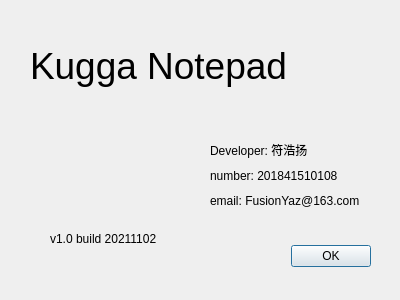
<?xml version="1.0" encoding="UTF-8"?>
<ui version="4.0">
 <class>aboutDialog</class>
 <widget class="QDialog" name="aboutDialog">
  <property name="geometry">
   <rect>
    <x>0</x>
    <y>0</y>
    <width>400</width>
    <height>300</height>
   </rect>
  </property>
  <property name="windowTitle">
   <string>Dialog</string>
  </property>
  <widget class="QDialogButtonBox" name="buttonBox">
   <property name="geometry">
    <rect>
     <x>30</x>
     <y>240</y>
     <width>341</width>
     <height>32</height>
    </rect>
   </property>
   <property name="orientation">
    <enum>Qt::Horizontal</enum>
   </property>
   <property name="standardButtons">
    <set>QDialogButtonBox::Ok</set>
   </property>
  </widget>
  <widget class="QLabel" name="label">
   <property name="geometry">
    <rect>
     <x>30</x>
     <y>30</y>
     <width>261</width>
     <height>71</height>
    </rect>
   </property>
   <property name="font">
    <font>
     <pointsize>28</pointsize>
    </font>
   </property>
   <property name="text">
    <string>Kugga Notepad</string>
   </property>
  </widget>
  <widget class="QLabel" name="label_5">
   <property name="geometry">
    <rect>
     <x>50</x>
     <y>230</y>
     <width>141</width>
     <height>17</height>
    </rect>
   </property>
   <property name="text">
    <string>v1.0 build 20211102</string>
   </property>
  </widget>
  <widget class="QWidget" name="layoutWidget">
   <property name="geometry">
    <rect>
     <x>210</x>
     <y>140</y>
     <width>186</width>
     <height>71</height>
    </rect>
   </property>
   <layout class="QVBoxLayout" name="verticalLayout">
    <item>
     <widget class="QLabel" name="label_2">
      <property name="text">
       <string>Developer: 符浩扬</string>
      </property>
     </widget>
    </item>
    <item>
     <widget class="QLabel" name="label_3">
      <property name="text">
       <string>number: 201841510108</string>
      </property>
     </widget>
    </item>
    <item>
     <widget class="QLabel" name="label_4">
      <property name="text">
       <string>email: FusionYaz@163.com</string>
      </property>
     </widget>
    </item>
   </layout>
  </widget>
  <widget class="QLabel" name="label_6">
   <property name="geometry">
    <rect>
     <x>50</x>
     <y>140</y>
     <width>67</width>
     <height>17</height>
    </rect>
   </property>
   <property name="text">
    <string/>
   </property>
  </widget>
 </widget>
 <resources/>
 <connections>
  <connection>
   <sender>buttonBox</sender>
   <signal>accepted()</signal>
   <receiver>aboutDialog</receiver>
   <slot>accept()</slot>
   <hints>
    <hint type="sourcelabel">
     <x>248</x>
     <y>254</y>
    </hint>
    <hint type="destinationlabel">
     <x>157</x>
     <y>274</y>
    </hint>
   </hints>
  </connection>
  <connection>
   <sender>buttonBox</sender>
   <signal>rejected()</signal>
   <receiver>aboutDialog</receiver>
   <slot>reject()</slot>
   <hints>
    <hint type="sourcelabel">
     <x>316</x>
     <y>260</y>
    </hint>
    <hint type="destinationlabel">
     <x>286</x>
     <y>274</y>
    </hint>
   </hints>
  </connection>
 </connections>
</ui>
